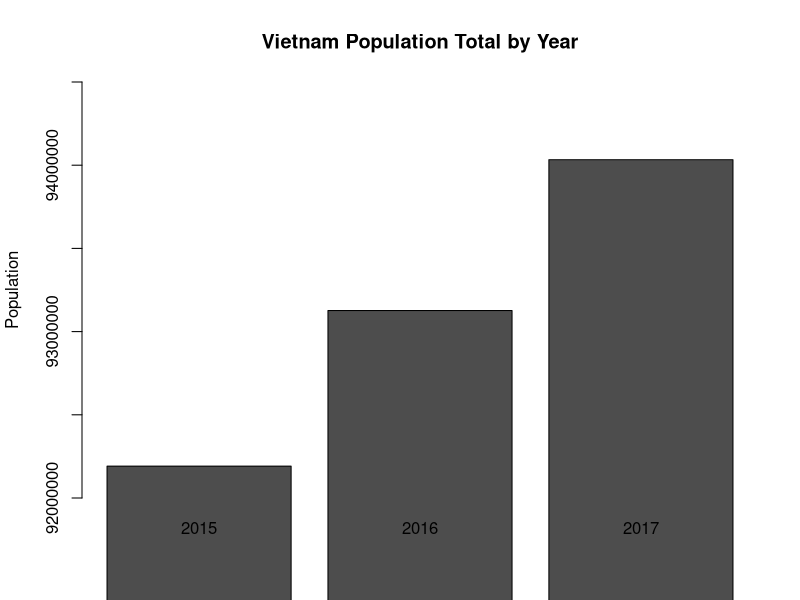

Source code (R):
## ---- chunk 1

knitr::opts_chunk$set(echo = TRUE)

## ---- chunk 2

version

## ---- chunk 3

library(tidyverse)
library(sf)
library(spData)

## ---- chunk 4

# View variables of World Bank Population dataset
names(world_bank_pop)

# Look at unique country abbreviations
unique(world_bank_pop$country)
unique(world_bank_pop$indicator)

# Select new data frame for Vietnam population 2015 - 2017
vietnam_pop <- 
  world_bank_pop %>%
  filter(country == "VNM") %>%
  filter(indicator == "SP.POP.TOTL") %>%
  select(`2015`, `2016`, `2017`)

# Create bar plot
barplot(
  as.matrix(vietnam_pop),
  ylim = range(pretty(vietnam_pop)),
  ylab = "Population",
  main = "Vietnam Population Total by Year"
)
           
